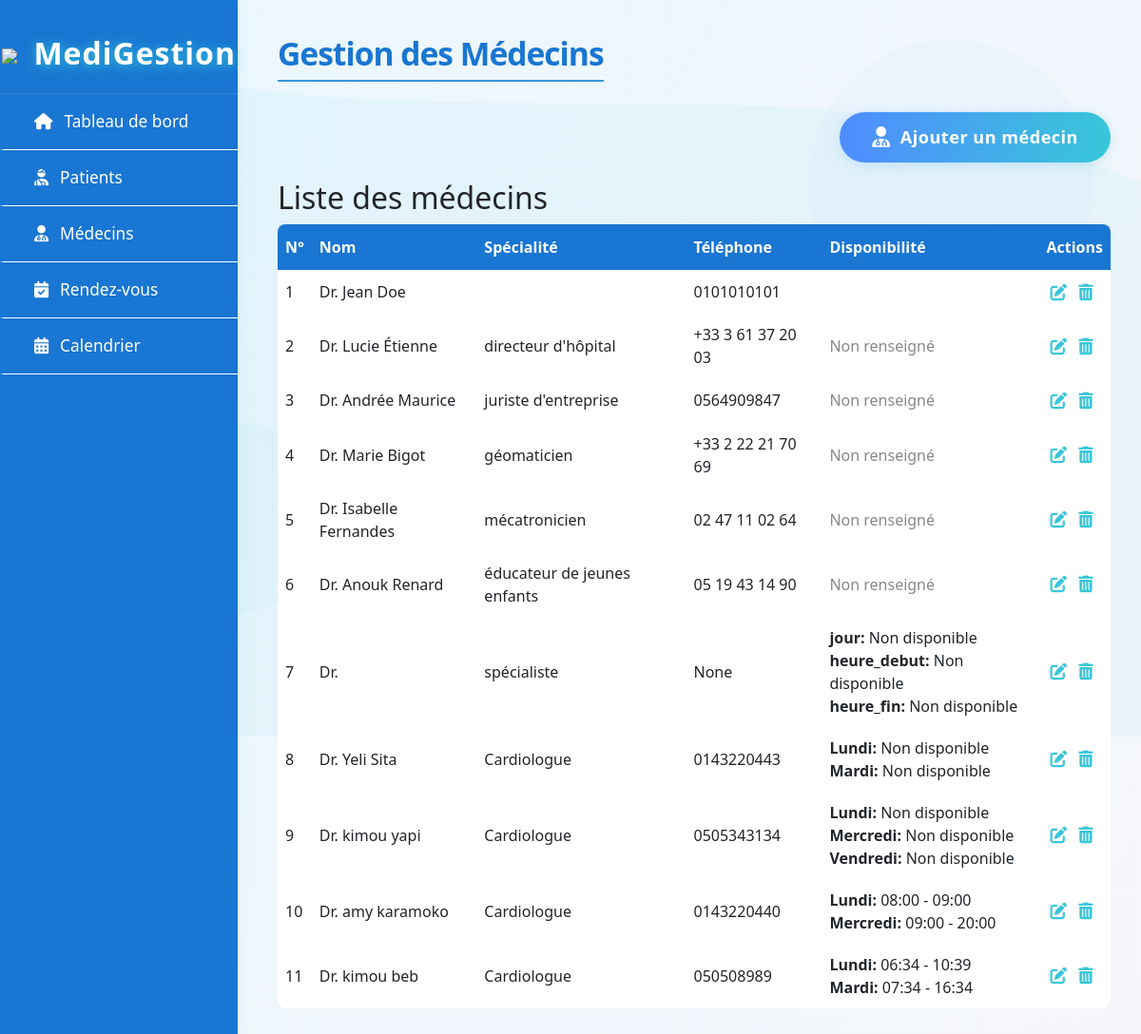
The page /doctors/ (signed in) on the database as committed earlier.
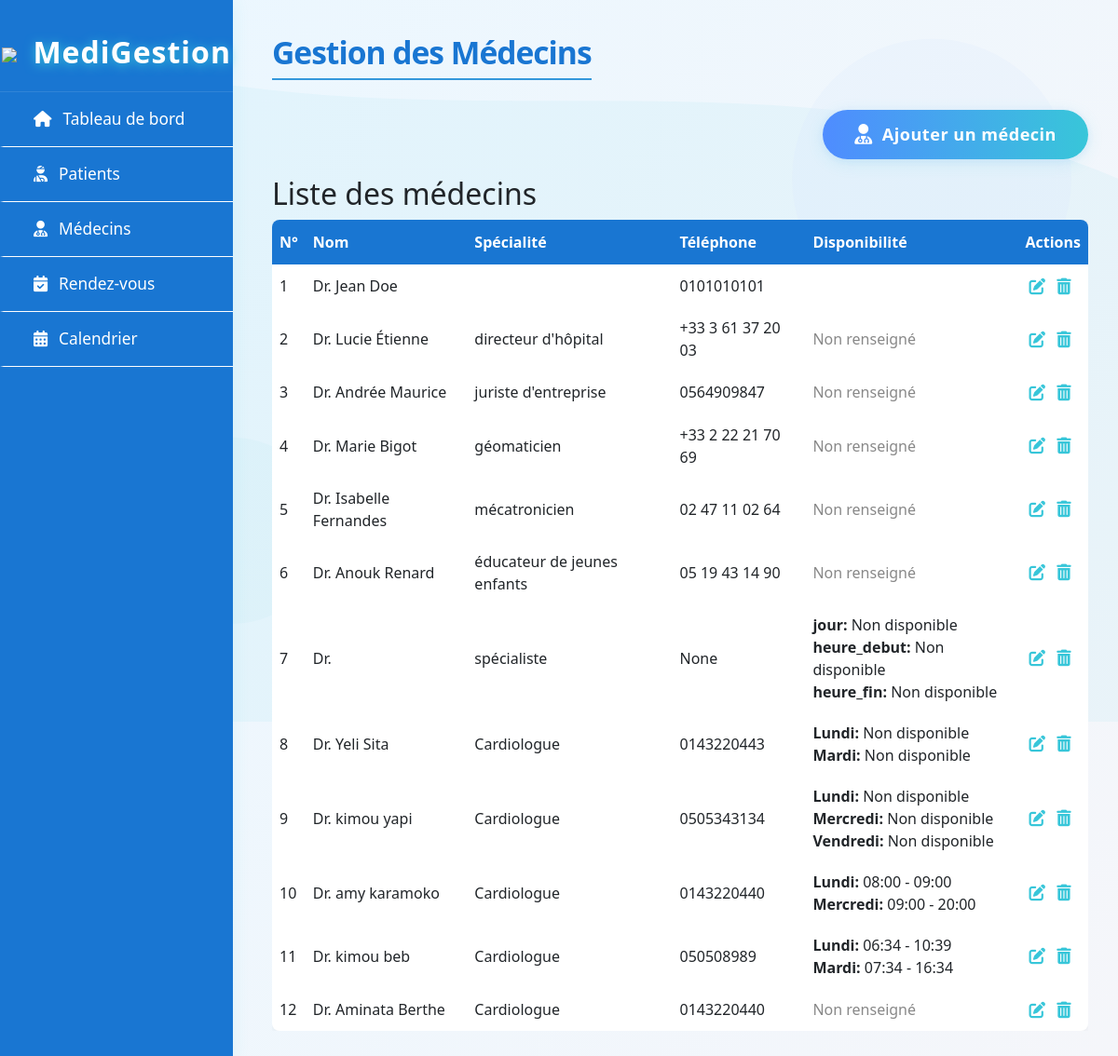
The same page on the database as committed later.
### gestion/models.py (models this page shows, shortened)
class Doctor(models.Model):
    user = models.OneToOneField(
        User,
        on_delete=models.CASCADE,
        related_name='doctor_profile'
    )
    specialty = models.CharField(max_length=100)
    availability = models.JSONField(default=dict)

class User(AbstractUser):
    ROLE_CHOICES = (
        ('admin', 'Administrateur'),
        ('doctor', 'Médecin'),
        ('staff', 'Personnel'),
    )
    role = models.CharField(max_length=20, choices=ROLE_CHOICES, default='staff')
    phone = models.CharField(max_length=20, blank=True, null=True)

### gestion/views.py (the view)
# urls.py: path('doctors/', views.doctor_management, name='doctors'),
@login_required
def doctor_management(request):
    doctors = Doctor.objects.all()
    days_of_week = ['lundi', 'mardi', 'mercredi', 'jeudi', 'vendredi', 'samedi', 'dimanche']
    context = {
        'doctors': doctors,
        'days_of_week': days_of_week # Ligne ajoutée
    }
    return render(request, 'gestion/doctors.html', context)

### gestion/templates/gestion/doctors.html (shortened to what this page needs)
{% extends "gestion/base.html" %}
{% block page_title %}Gestion des Médecins{% endblock %}
{% block doctors_content %}
<div style="display: flex; justify-content: flex-end; margin-bottom: 18px;">
    <button id="add-doctor-btn" class="btn-doctor-creative">
        <span class="btn-icon"><i class="fas fa-user-md"></i></span>
        <span class="btn-text">Ajouter un médecin</span>
    </button>
</div>
<h2>Liste des médecins</h2>
<div class="table-responsive">
    <table style="width:100%; border-collapse: collapse; background: #fff; box-shadow: 0 2px 8px rgba(0,0,0,0.05); border-radius: 8px; overflow: hidden;">
        <thead style="background: #1976d2; color: #fff;">
            <tr>
                <th style="padding: 12px 8px;">N°</th>
                <th style="padding: 12px 8px;">Nom</th>
                <th style="padding: 12px 8px;">Spécialité</th>
                <th style="padding: 12px 8px;">Téléphone</th>
                <th style="padding: 12px 8px;">Disponibilité</th>
                <th style="padding: 12px 8px;">Actions</th>
            </tr>
        </thead>
        <tbody>
            {% for doctor in doctors %}
            <tr data-doctor-id="{{ doctor.id }}">
                <td style="padding: 10px 8px;">{{ forloop.counter }}</td>
                <td style="padding: 10px 8px;">Dr. {{ doctor.user.first_name }} {{ doctor.user.last_name }}</td>
                <td style="padding: 10px 8px;">{{ doctor.specialty }}</td>
                <td style="padding: 10px 8px;">{{ doctor.user.phone }}</td>
                <td style="padding: 10px 8px;">
                    {% if doctor.availability %}
                        {% for day, hours in doctor.availability.items %}
                            <div>
                                <strong>{{ day }}:</strong>
                                {% if hours.start and hours.end %}
                                    {{ hours.start }} - {{ hours.end }}
                                {% else %}
                                    Non disponible
                                {% endif %}
                            </div>
                        {% endfor %}
                    {% else %}
                        <span style="color:#888;">Non renseigné</span>
                    {% endif %}
                </td>
                <td style="padding: 10px 8px;">
                    <button class="action-btn edit" title="Modifier"><i class="fas fa-edit"></i></button>
                    <button class="action-btn delete" title="Supprimer"><i class="fas fa-trash-alt"></i></button>
                </td>
            </tr>
            {% empty %}
            <tr>
                <td colspan="6" style="padding: 16px; text-align: center; color: #888;">Aucun médecin enregistré</td>
            </tr>
            {% endfor %}
        </tbody>
    </table>
</div>
{% endblock %}

Rows that differ between the two databases and show on the page:
added Doctor: user.first_name "Aminata", user.last_name "Berthe", specialty "Cardiologue", user.phone "0143220440", availability "Non renseigné"
